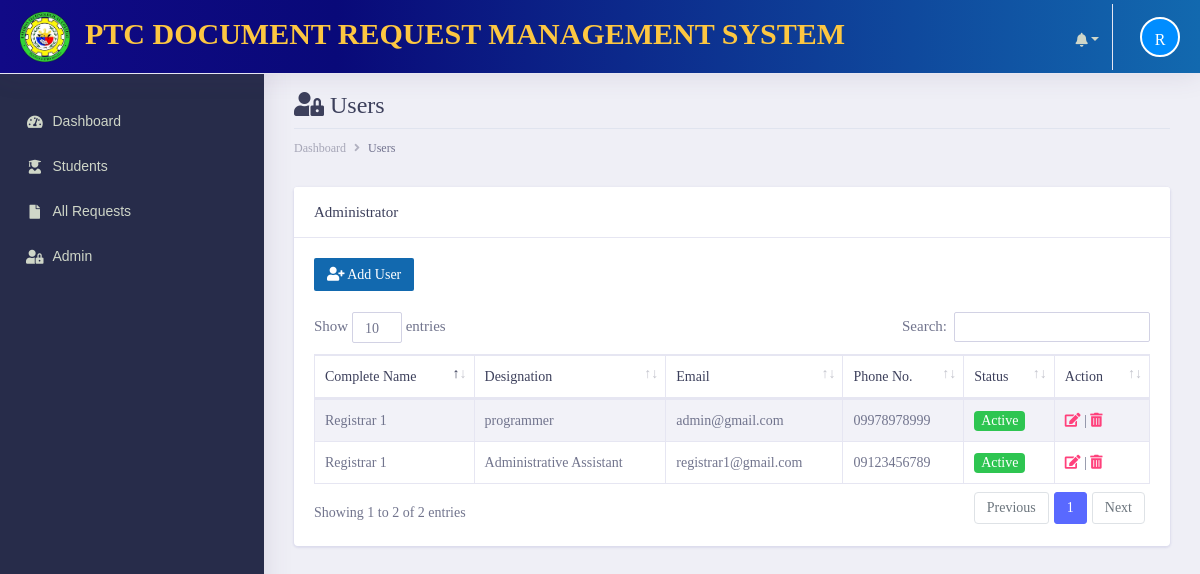
Before: /admin/documents/all-users.php (signed in) with the older database file.
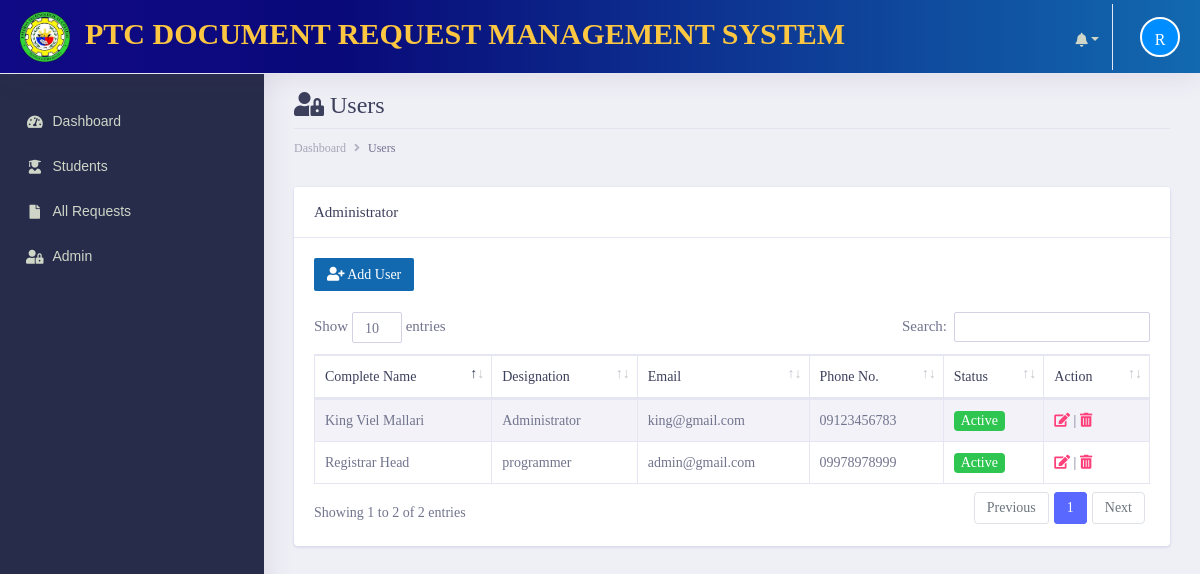
After: the same page with the newer database file.
### tables this page shows
CREATE TABLE `tbl_usermanagement` (
  `user_id` int(11) NOT NULL,
  `complete_name` varchar(255) NOT NULL,
  `desgination` varchar(255) NOT NULL,
  `email_address` varchar(255) NOT NULL,
  `phone_number` varchar(255) NOT NULL,
  `username` varchar(255) NOT NULL,
  `password` varchar(255) NOT NULL,
  `status` text NOT NULL,
  `role` varchar(255) NOT NULL
);

### admin/init/model/class_model.php (called while the page is built, shortened)
<?php
	class class_model{
		public $host = db_host;
		public $user = db_user;
		public $pass = db_pass;
		public $dbname = db_name;
		public $conn;
		private function connect(){
			$this->conn = new mysqli($this->host, $this->user, $this->pass, $this->dbname);
		}
	    public function fetchAll_user(){
            $sql = "SELECT * FROM  tbl_usermanagement";
				$stmt = $this->conn->prepare($sql);
				$stmt->execute();
				$result = $stmt->get_result();
		        $data = array();
		         while ($row = $result->fetch_assoc()) {
		                   $data[] = $row;
		            }
		         return $data;
		  }
	}
?>

### admin/documents/all-users.php (the view, shortened to what the changed rows need)
       <?php include('main_header/header.php');?>
        <div class="dashboard-wrapper">
            <div class="container-fluid  dashboard-content">
                <div class="row">
                    <div class="col-xl-12 col-lg-12 col-md-12 col-sm-12 col-12">
                        <div class="page-header">
                             <h2 class="pageheader-title"><i class="fa fa-fw fa-user-lock"></i> Users </h2>
                        </div>
                    </div>
                </div>
                    <div class="row">
                        <div class="col-xl-12 col-lg-12 col-md-12 col-sm-12 col-12">
                            <div class="card">
                                <div class="card-body">
                                    <div class="table-responsive">
                                        <a href="select-designation.php" class="btn btn-sm" style="background-color:#1269AF !important; color:white"><i class="fa fa-fw fa-user-plus"></i> Add User</a><br><br>
                                        <table class="table table-striped table-bordered first">
                                            <thead>
                                                <tr>
                                                    <th scope="col">Complete Name</th>
                                                    <th scope="col">Designation</th>
                                                    <th scope="col">Email</th>
                                                    <th scope="col">Phone No.</th>
                                                    <th scope="col">Status</th>
                                                    <th scope="col">Action</th>
                                                </tr>
                                            </thead>
                                            <tbody>
                                             <?php
                                                $conn = new class_model();
                                                $user = $conn->fetchAll_user();
                                               ?>
                                               <?php foreach ($user as $row) { ?>
                                                <tr>
                                                    <td><?= $row['complete_name']; ?></td>
                                                    <td><?= $row['desgination']; ?></td>
                                                    <td><?= $row['email_address']; ?></td>
                                                    <td><?= $row['phone_number']; ?></td>
                                                    <td>
                                                     <?php
                                                      if($row['status'] === 'Active'){
                                                         echo '<span class="badge bg-success text-white">Active</span>';
                                                         }else if($row['status'] === 'Inactive'){
                                                         echo '<span class="badge bg-danger text-white">Inactive</span>';
                                                       }
                                                      ?>
                                                    </td>
                                                    <td class="align-right">
                                                        <a href="edit-user.php?user=<?= $row['user_id']; ?>&full-name=<?php echo $row['complete_name']; ?>" class="text-secondary font-weight-bold text-xs" data-toggle="tooltip" data-original-title="Edit user">
                                                          <i class="fa fa-edit"></i>
                                                        </a> |
                                                        <a href="javascript:;" data-id="<?= $row['user_id']; ?>" class="text-secondary font-weight-bold text-xs delete" data-toggle="tooltip" data-original-title="Edit user">
                                                          <i class="fa fa-trash-alt"></i>
                                                        </a>
                                                      </td>
                                                </tr>
                                             <?php } ?>
                                            </tbody>
                                        </table>
                                    </div>
                                </div>
                            </div>
                        </div>
                    </div>
            </div>
        </div>
    </div>
</body>
</html>

Changed rows visible on the page:
removed tbl_usermanagement: complete_name "Registrar 1", desgination "Administrative Assistant", email_address "registrar1@gmail.com", phone_number "09123456789", status "Active"
changed tbl_usermanagement "programmer": complete_name "Registrar 1" → "Registrar Head"
added tbl_usermanagement: complete_name "King Viel Mallari", desgination "Administrator", email_address "king@gmail.com", phone_number "09123456783", status "Active"
